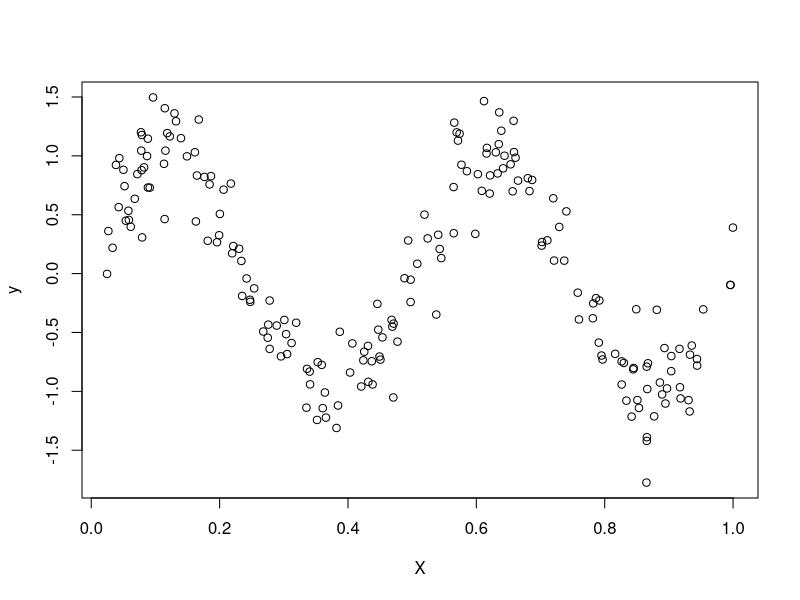
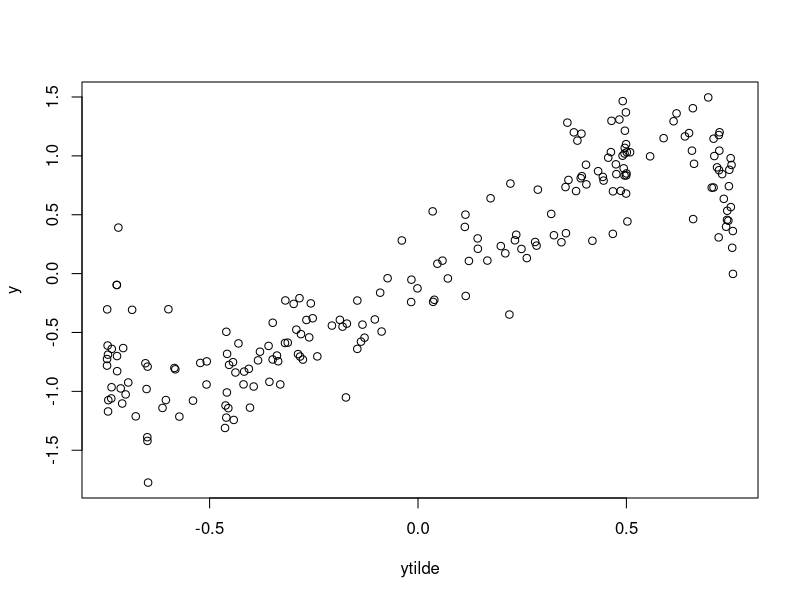
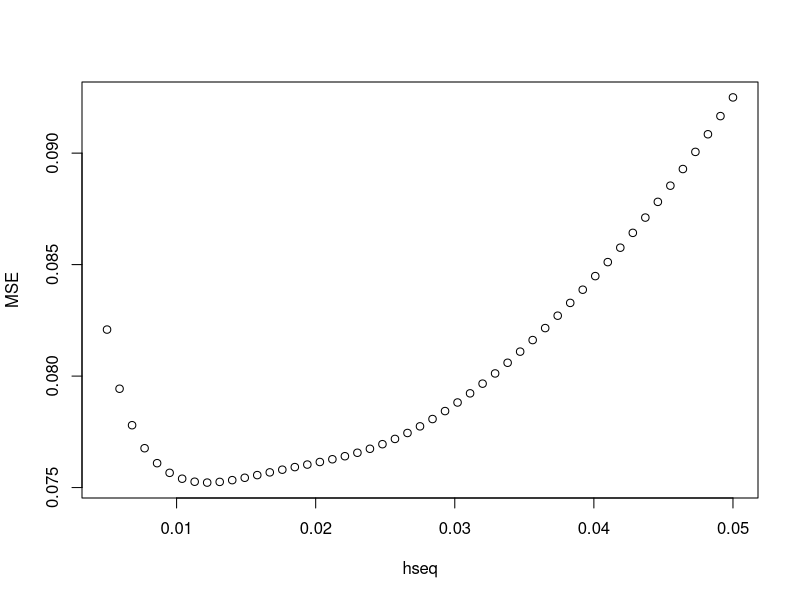
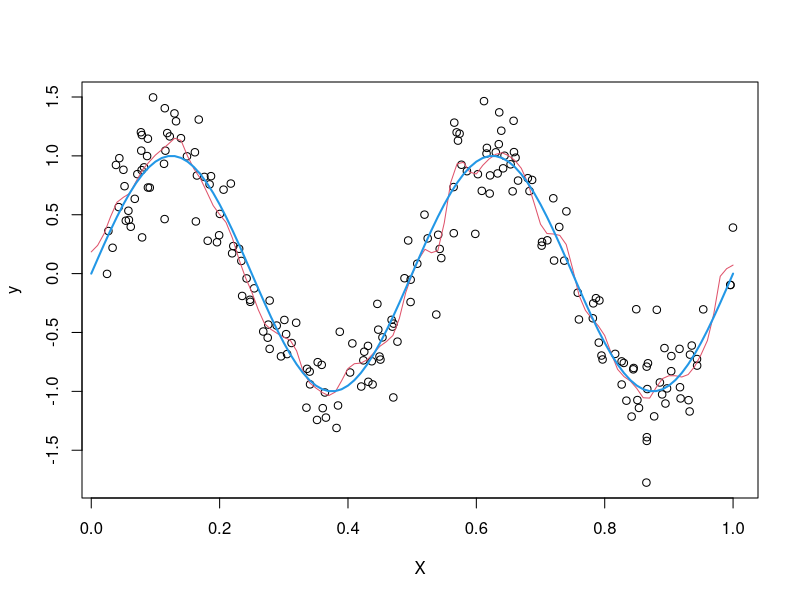
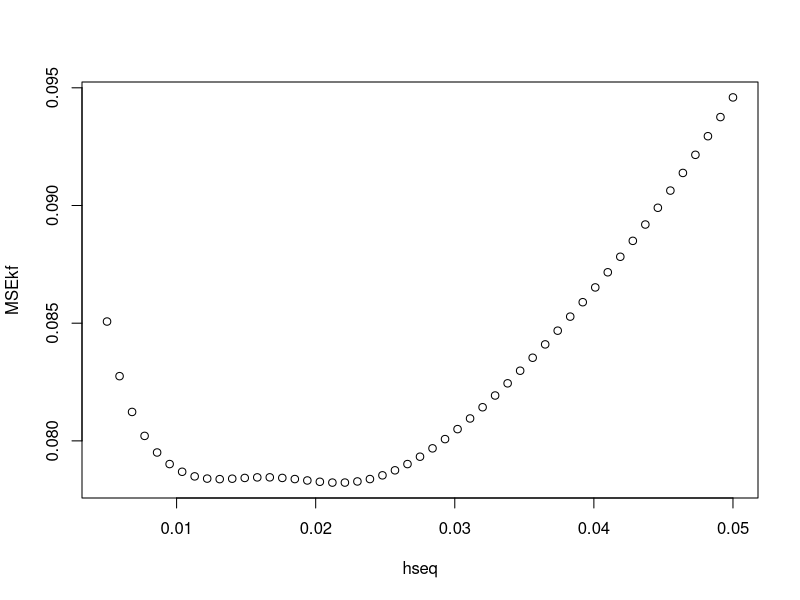
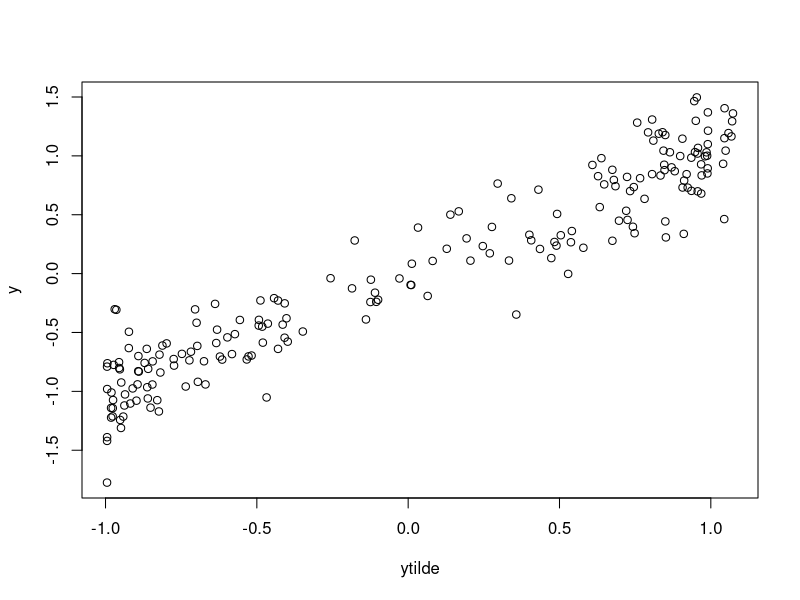

Generate these figures, in order, with R:
X=runif(200)
y=sin(4*pi*X)+rnorm(200,sd=.25)
plot(X,y)
#Modelo nucleo
D=outer(X,X,"-")
h=.1
K=dnorm(D/h)
S=sweep(K,1,apply(K,1,sum),"/")
ytilde=S%*%y
plot(ytilde,y)
#LOOCV
Kcv=K
diag(Kcv)=0
Scv=sweep(Kcv,1,apply(Kcv,1,sum),"/")
ytcv=Scv%*%y
sqrt(mean((y-ytcv)^2))

hseq=seq(.005,.05,len=51)
MSE=numeric(length(hseq))
for (i in 1:length(hseq)){
Kcv=dnorm(D/hseq[i])
diag(Kcv)=0
Scv=sweep(Kcv,1,apply(Kcv,1,sum),"/")
ytcv=Scv%*%y
MSE[i]=mean((y-ytcv)^2)
}
plot(hseq,MSE)
h.opt=hseq[which.min(MSE)]
xpred=seq(0,1,len=101)
Kpr=dnorm(outer(xpred,X,"-")/h.opt)
Spr=sweep(Kpr,1,apply(Kpr,1,sum),"/")
ypr=Spr%*%y
plot(X,y)
lines(xpred,ypr,col=2)
curve(sin(4*pi*x),from=0,to=1,lwd=2,col=4,add=TRUE)
#### Kfold
nfold=10
fold=sample(rep(1:nfold,each=20))
ykf=numeric(length(y))

MSEkf=numeric(length(hseq))
for (i in 1:length(hseq)){
for (j in 1:nfold){
Kkf=dnorm(D[fold==j,fold!=j]/hseq[i])
Skf=sweep(Kkf,1,apply(Kkf,1,sum),"/")
ykf[fold==j]=Skf%*%y[fold!=j]
}
MSEkf[i]=mean((y-ykf)^2)
}

plot(hseq,MSEkf)
h.opt2=hseq[which.min(MSEkf)]

K=dnorm(D/h.opt2)
S=sweep(K,1,apply(K,1,sum),"/")
sum(diag(S))
ytilde=S%*%y
plot(ytilde,y)